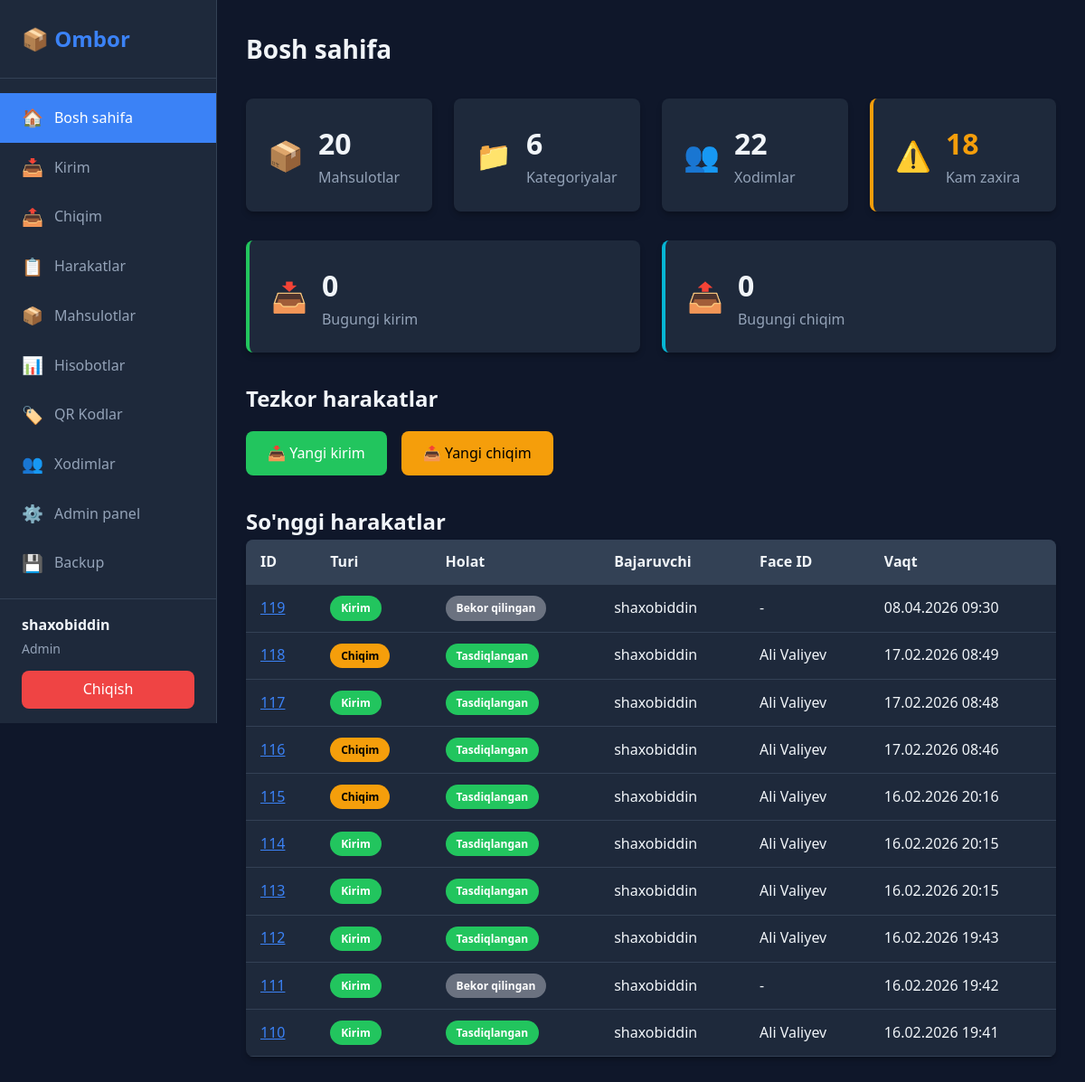
Screenshot of / (signed in) with the database file from the repository.
### accounts/models.py (models this page shows, shortened)
class User(AbstractUser):
    ROLE_CHOICES = [
        ('admin', 'Admin'),
        ('operator', 'Operator'),
        ('viewer', 'Viewer'),
    ]
    role = models.CharField(
        max_length=20,
        choices=ROLE_CHOICES,
        default='viewer',
        verbose_name="Rol"
    )
    class Meta:
        verbose_name = "Foydalanuvchi"
        verbose_name_plural = "Foydalanuvchilar"
    @property
    def is_admin_role(self):
        return self.role == 'admin'
    @property
    def is_operator_role(self):
        return self.role in ['admin', 'operator']

### inventory/models.py (models this page shows, shortened)
class Movement(models.Model):
    MOVEMENT_TYPES = [
        ('IN', 'Kirim'),
        ('OUT', 'Chiqim'),
    ]
    STATUS_CHOICES = [
        ('PENDING', 'Kutilmoqda'),
        ('VERIFIED', 'Tasdiqlangan'),
        ('CANCELLED', 'Bekor qilingan'),
    ]
    movement_type = models.CharField(
        max_length=10,
        choices=MOVEMENT_TYPES,
        db_index=True,
        verbose_name="Turi"
    )
    status = models.CharField(
        max_length=10,
        choices=STATUS_CHOICES,
        default='PENDING',
        db_index=True,
        verbose_name="Holat"
    )
    performed_by = models.ForeignKey(
        settings.AUTH_USER_MODEL,
        on_delete=models.PROTECT,
        related_name='movements',
        verbose_name="Bajaruvchi"
    )
    face_employee = models.ForeignKey(
        Employee,
        on_delete=models.PROTECT,
        null=True,
        blank=True,
        related_name='movements',
        verbose_name="Face ID xodim (aktor)"
    )
    target_employee = models.ForeignKey(
        Employee,
        on_delete=models.PROTECT,
        null=True,
        blank=True,
        related_name='delegated_movements',
        verbose_name="Maqsadli xodim"
    )
    face_verified = models.BooleanField(default=False, verbose_name="Face tasdiqlandi")
    face_confidence = models.FloatField(null=True, blank=True, verbose_name="Face ishonch darajasi")
    face_verified_at = models.DateTimeField(null=True, blank=True, verbose_name="Face tasdiqlash vaqti")
    created_at = models.DateTimeField(auto_now_add=True, db_index=True)
    updated_at = models.DateTimeField(auto_now=True)
    note = models.TextField(blank=True, verbose_name="Izoh")
    is_emergency = models.BooleanField(default=False, verbose_name="Ekstrenniy rejim")
    reversed_movement = models.ForeignKey(
        'self',
        null=True,
        blank=True,
        on_delete=models.SET_NULL,
        related_name='reversals',
        verbose_name="Bekor qilingan movement"
    )
    class Meta:
        verbose_name = "Harakat"
        verbose_name_plural = "Harakatlar"
        ordering = ['-created_at']
        indexes = [
            models.Index(fields=['performed_by']),
            models.Index(fields=['face_employee']),
            models.Index(fields=['movement_type']),
            models.Index(fields=['status']),
        ]

class Employee(models.Model):
    name = models.CharField(max_length=100, verbose_name="Ism")
    employee_id = models.CharField(max_length=50, unique=True, verbose_name="Xodim ID")
    photo = models.ImageField(upload_to='employees/', blank=True, null=True, verbose_name="Rasm")
    face_label = models.IntegerField(unique=True, verbose_name="Face Label (LBPH)")
    is_active = models.BooleanField(default=True, verbose_name="Faol")
    is_commander = models.BooleanField(default=False, verbose_name="Komandir (Rahbar)")
    assigned_categories = models.ManyToManyField(
        'Category',
        blank=True,
        related_name='assigned_employees',
        verbose_name="Biriktirilgan toifalar"
    )
    supervisor = models.ForeignKey(
        'self',
        on_delete=models.SET_NULL,
        null=True,
        blank=True,
        related_name='subordinates',
        verbose_name="Rahbar (Komandir)"
    )
    created_at = models.DateTimeField(auto_now_add=True)
    updated_at = models.DateTimeField(auto_now=True)
    class Meta:
        verbose_name = "Xodim"
        verbose_name_plural = "Xodimlar"
        ordering = ['name']

### inventory/views.py (the view)
# urls.py: path('', views.dashboard, name='dashboard'),
@login_required
def dashboard(request):
    total_products = Product.objects.count()
    total_categories = Category.objects.count()
    total_employees = Employee.objects.filter(is_active=True).count()
    stocks = Stock.objects.select_related('product').all()
    low_stock_count = sum(1 for s in stocks if s.is_low_stock)
    recent_movements = Movement.objects.select_related(
        'performed_by', 'face_employee'
    ).order_by('-created_at')[:10]
    today = timezone.now().date()
    today_in = Movement.objects.filter(
        movement_type='IN',
        status='VERIFIED',
        created_at__date=today
    ).count()
    today_out = Movement.objects.filter(
        movement_type='OUT',
        status='VERIFIED',
        created_at__date=today
    ).count()
    context = {
        'total_products': total_products,
        'total_categories': total_categories,
        'total_employees': total_employees,
        'low_stock_count': low_stock_count,
        'recent_movements': recent_movements,
        'today_in': today_in,
        'today_out': today_out,
    }
    return render(request, 'inventory/dashboard.html', context)

### inventory/models.py (called while the page is built)
    @property
    def is_low_stock(self):
        return self.current_qty <= self.product.min_stock

### templates/inventory/dashboard.html (shortened to what this page needs)
{% extends 'base.html' %}
{% block content %}
<div class="page-header">
    <h1>Bosh sahifa</h1>
</div>
<div class="stats-grid">
    <div class="stat-card">
        <div class="stat-icon">📦</div>
        <div class="stat-content">
            <div class="stat-value">{{ total_products }}</div>
            <div class="stat-label">Mahsulotlar</div>
        </div>
    </div>
    <div class="stat-card">
        <div class="stat-icon">📁</div>
        <div class="stat-content">
            <div class="stat-value">{{ total_categories }}</div>
            <div class="stat-label">Kategoriyalar</div>
        </div>
    </div>
    <div class="stat-card">
        <div class="stat-icon">👥</div>
        <div class="stat-content">
            <div class="stat-value">{{ total_employees }}</div>
            <div class="stat-label">Xodimlar</div>
        </div>
    </div>
    <div class="stat-card {% if low_stock_count > 0 %}warning{% endif %}">
        <div class="stat-icon">⚠️</div>
        <div class="stat-content">
            <div class="stat-value">{{ low_stock_count }}</div>
            <div class="stat-label">Kam zaxira</div>
        </div>
    </div>
</div>
<div class="stats-grid">
    <div class="stat-card success">
        <div class="stat-icon">📥</div>
        <div class="stat-content">
            <div class="stat-value">{{ today_in }}</div>
            <div class="stat-label">Bugungi kirim</div>
        </div>
    </div>
    <div class="stat-card info">
        <div class="stat-icon">📤</div>
        <div class="stat-content">
            <div class="stat-value">{{ today_out }}</div>
            <div class="stat-label">Bugungi chiqim</div>
        </div>
    </div>
</div>
{% if user.is_operator_role %}
<div class="quick-actions">
    <h2>Tezkor harakatlar</h2>
    <div class="action-buttons">
        <a href="{% url 'movement_in' %}" class="btn btn-success btn-lg">
            📥 Yangi kirim
        </a>
        <a href="{% url 'movement_out' %}" class="btn btn-warning btn-lg">
            📤 Yangi chiqim
        </a>
    </div>
</div>
{% endif %}
<div class="recent-movements">
    <h2>So'nggi harakatlar</h2>
    <div class="table-container">
        <table class="table">
            <thead>
                <tr>
                    <th>ID</th>
                    <th>Turi</th>
                    <th>Holat</th>
                    <th>Bajaruvchi</th>
                    <th>Face ID</th>
                    <th>Vaqt</th>
                </tr>
            </thead>
            <tbody>
                {% for movement in recent_movements %}
                <tr>
                    <td><a href="{% url 'movement_detail' movement.id %}">{{ movement.id }}</a></td>
                    <td>
                        <span
                            class="badge {% if movement.movement_type == 'IN' %}badge-success{% else %}badge-warning{% endif %}">
                            {{ movement.get_movement_type_display }}
                        </span>
                    </td>
                    <td>
                        <span class="badge badge-{{ movement.status|lower }}">
                            {{ movement.get_status_display }}
                        </span>
                    </td>
                    <td>{{ movement.performed_by.username }}</td>
                    <td>{% if movement.face_employee %}{{ movement.face_employee.name }}{% else %}-{% endif %}</td>
                    <td>{{ movement.created_at|date:"d.m.Y H:i" }}</td>
                </tr>
                {% empty %}
                <tr>
                    <td colspan="6" class="text-center">Hozircha harakatlar yo'q</td>
                </tr>
                {% endfor %}
            </tbody>
        </table>
    </div>
</div>
{% endblock %}

### templates/base.html (shortened to what this page needs)
<!DOCTYPE html>
<html lang="uz">
<head>
    <link rel="stylesheet" href="/static/css/main.css">
</head>
<body>
    {% if user.is_authenticated %}
    <div class="layout">
        <aside class="sidebar">
            <div class="sidebar-header">
                <h1 class="logo">📦 Ombor</h1>
            </div>
            <nav class="sidebar-nav">
                <a href="{% url 'dashboard' %}"
                    class="nav-item {% if request.resolver_match.url_name == 'dashboard' %}active{% endif %}">
                    <span class="icon">🏠</span> Bosh sahifa
                </a>
                {% if user.is_operator_role %}
                <a href="{% url 'movement_in' %}"
                    class="nav-item {% if request.resolver_match.url_name == 'movement_in' %}active{% endif %}">
                    <span class="icon">📥</span> Kirim
                </a>
                <a href="{% url 'movement_out' %}"
                    class="nav-item {% if request.resolver_match.url_name == 'movement_out' %}active{% endif %}">
                    <span class="icon">📤</span> Chiqim
                </a>
                {% endif %}
                <a href="{% url 'movement_list' %}"
                    class="nav-item {% if request.resolver_match.url_name == 'movement_list' %}active{% endif %}">
                    <span class="icon">📋</span> Harakatlar
                </a>
                <a href="{% url 'product_list' %}"
                    class="nav-item {% if request.resolver_match.url_name == 'product_list' %}active{% endif %}">
                    <span class="icon">📦</span> Mahsulotlar
                </a>
                <a href="{% url 'report_dashboard' %}"
                    class="nav-item {% if 'report' in request.resolver_match.url_name %}active{% endif %}">
                    <span class="icon">📊</span> Hisobotlar
                </a>
                <a href="{% url 'qr_code_dashboard' %}"
                    class="nav-item {% if 'qr' in request.resolver_match.url_name %}active{% endif %}">
                    <span class="icon">🏷️</span> QR Kodlar
                </a>
                {% if user.is_admin_role or user.is_staff or user.is_superuser %}
                <a href="{% url 'employee_list' %}"
                    class="nav-item {% if request.resolver_match.url_name == 'employee_list' %}active{% endif %}">
                    <span class="icon">👥</span> Xodimlar
                </a>
                <a href="{% url 'admin:index' %}" class="nav-item">
                    <span class="icon">⚙️</span> Admin panel
                </a>
                <a href="{% url 'backup_download' %}" class="nav-item">
                    <span class="icon">💾</span> Backup
                </a>
                {% endif %}
            </nav>
            <div class="sidebar-footer">
                <div class="user-info">
                    <span class="user-name">{{ user.username }}</span>
                    <span class="user-role">{{ user.get_role_display }}</span>
                </div>
                <a href="{% url 'logout' %}" class="logout-btn">Chiqish</a>
            </div>
        </aside>
        <main class="main-content">
            {% block content %}{% endblock %}
        </main>
    </div>
    {% else %}
    <div class="auth-container">
        {% block auth_content %}{% endblock %}
    </div>
    {% endif %}
</body>
</html>

### static/css/main.css (style rules this page uses)
:root { --primary: #3b82f6; --primary-dark: #2563eb; --success: #22c55e; --warning: #f59e0b; --danger: #ef4444; --info: #06b6d4; --secondary: #6b7280; --bg: #0f172a; --bg-card: #1e293b; --bg-input: #334155; --text: #f1f5f9; --text-muted: #94a3b8; --border: #334155; --sidebar-width: 240px; --radius: 8px; --shadow: 0 4px 6px -1px rgba(0, 0, 0, 0.3); }
* { box-sizing: border-box; margin: 0; padding: 0; }
body { font-family: 'Segoe UI', Tahoma, Geneva, Verdana, sans-serif; background: var(--bg); color: var(--text); line-height: 1.6; }
.layout { display: flex; min-height: 100vh; }
.sidebar { width: var(--sidebar-width); background: var(--bg-card); border-right: 1px solid var(--border); display: flex; flex-direction: column; position: fixed; height: 100vh; }
.sidebar-header { padding: 1.5rem; border-bottom: 1px solid var(--border); }
.logo { font-size: 1.5rem; font-weight: 700; color: var(--primary); }
.sidebar-nav { flex: 1; padding: 1rem 0; overflow-y: auto; }
.nav-item { display: flex; align-items: center; gap: 0.75rem; padding: 0.75rem 1.5rem; color: var(--text-muted); text-decoration: none; transition: all 0.2s; }
.nav-item.active { background: var(--primary); color: white; }
.nav-item .icon { font-size: 1.2rem; }
.sidebar-footer { padding: 1rem 1.5rem; border-top: 1px solid var(--border); }
.user-info { margin-bottom: 0.75rem; }
.user-name { display: block; font-weight: 600; }
.user-role { font-size: 0.875rem; color: var(--text-muted); }
.logout-btn { display: block; width: 100%; padding: 0.5rem; background: var(--danger); color: white; border: none; border-radius: var(--radius); text-decoration: none; text-align: center; cursor: pointer; }
.main-content { flex: 1; margin-left: var(--sidebar-width); padding: 2rem; }
.page-header { display: flex; justify-content: space-between; align-items: center; margin-bottom: 2rem; }
.page-header h1 { font-size: 1.75rem; }
.stats-grid { display: grid; grid-template-columns: repeat(auto-fit, minmax(200px, 1fr)); gap: 1.5rem; margin-bottom: 2rem; }
.stat-card { background: var(--bg-card); border-radius: var(--radius); padding: 1.5rem; display: flex; gap: 1rem; align-items: center; box-shadow: var(--shadow); }
.stat-card.warning { border-left: 4px solid var(--warning); }
.stat-card.success { border-left: 4px solid var(--success); }
.stat-card.info { border-left: 4px solid var(--info); }
.stat-icon { font-size: 2rem; }
.stat-value { font-size: 2rem; font-weight: 700; }
.stat-label { color: var(--text-muted); }
.quick-actions { margin-bottom: 2rem; }
.quick-actions h2 { margin-bottom: 1rem; }
.action-buttons { display: flex; gap: 1rem; }
.table-container { background: var(--bg-card); border-radius: var(--radius); overflow: hidden; box-shadow: var(--shadow); }
.table { width: 100%; border-collapse: collapse; }
.table th, .table td { padding: 0.75rem 1rem; text-align: left; border-bottom: 1px solid var(--border); }
.table th { background: var(--bg-input); font-weight: 600; }
.badge { display: inline-block; padding: 0.25rem 0.75rem; border-radius: 50px; font-size: 0.75rem; font-weight: 600; }
.badge-success { background: var(--success); color: white; }
.badge-warning { background: var(--warning); color: black; }
.badge-verified { background: var(--success); color: white; }
.badge-cancelled { background: var(--secondary); color: white; }
.btn { display: inline-flex; align-items: center; gap: 0.5rem; padding: 0.5rem 1rem; border-radius: var(--radius); border: none; font-size: 0.875rem; font-weight: 500; cursor: pointer; text-decoration: none; transition: all 0.2s; }
.btn-success { background: var(--success); color: white; }
.btn-warning { background: var(--warning); color: black; }
.btn-lg { padding: 0.75rem 1.5rem; font-size: 1rem; }
.warning { color: var(--warning); }
a { color: var(--primary); }

### rows the page displays
User: username "shaxobiddin", role "Admin"
Movement: id "119", movement_type "Kirim", status "Bekor qilingan", performed_by.username "shaxobiddin", created_at "08.04.2026 09:30"
Movement: id "118", movement_type "Chiqim", status "Tasdiqlangan", performed_by.username "shaxobiddin", face_employee.name "Ali Valiyev", created_at "17.02.2026 08:49"
Movement: id "117", movement_type "Kirim", status "Tasdiqlangan", performed_by.username "shaxobiddin", face_employee.name "Ali Valiyev", created_at "17.02.2026 08:48"
Movement: id "116", movement_type "Chiqim", status "Tasdiqlangan", performed_by.username "shaxobiddin", face_employee.name "Ali Valiyev", created_at "17.02.2026 08:46"
Movement: id "115", movement_type "Chiqim", status "Tasdiqlangan", performed_by.username "shaxobiddin", face_employee.name "Ali Valiyev", created_at "16.02.2026 20:16"
Movement: id "114", movement_type "Kirim", status "Tasdiqlangan", performed_by.username "shaxobiddin", face_employee.name "Ali Valiyev", created_at "16.02.2026 20:15"
Movement: id "113", movement_type "Kirim", status "Tasdiqlangan", performed_by.username "shaxobiddin", face_employee.name "Ali Valiyev", created_at "16.02.2026 20:15"
Movement: id "112", movement_type "Kirim", status "Tasdiqlangan", performed_by.username "shaxobiddin", face_employee.name "Ali Valiyev", created_at "16.02.2026 19:43"
Movement: id "111", movement_type "Kirim", status "Bekor qilingan", performed_by.username "shaxobiddin", created_at "16.02.2026 19:42"
Movement: id "110", movement_type "Kirim", status "Tasdiqlangan", performed_by.username "shaxobiddin", face_employee.name "Ali Valiyev", created_at "16.02.2026 19:41"

### other values shown
{{ total_products }} "20"
{{ total_categories }} "6"
{{ total_employees }} "22"
{{ low_stock_count }} "18"
{{ today_in }} "0"
{{ today_out }} "0"
